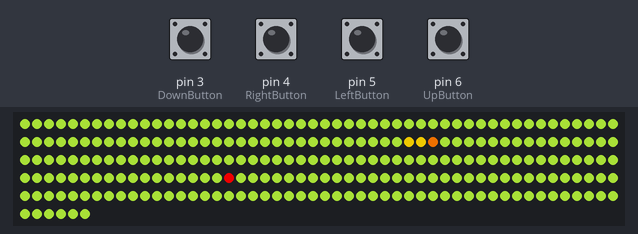
A sketch run on a simulated Arduino Uno, built with avr-gcc and run on an emulated ATmega328P. Parts: 256 RGB LEDs in strip order, left to right, continuing on the next row. The test bench sets the inputs (shaded band); at power-on: pin 3 (DownButton), pin 4 (RightButton), pin 5 (LeftButton), pin 6 (UpButton) HIGH. Random numbers use the default seed unless the sketch sets one.

Above: at 0.94 s.
1.3 s: pin 5 (LeftButton) pulled LOW for 1 s
2.9 s: pin 3 (DownButton) pulled LOW for 1 s
4.5 s: pin 4 (RightButton) pulled LOW for 0.15 s
5.2 s: pin 6 (UpButton) pulled LOW for 0.15 s
5.9 s: pin 3 (DownButton) pulled LOW for 0.15 s
6.6 s: pin 6 (UpButton) pulled LOW for 1 s
Timing chart, 0 to 9.2 s (numbered marks = the images above; inputs shaded):
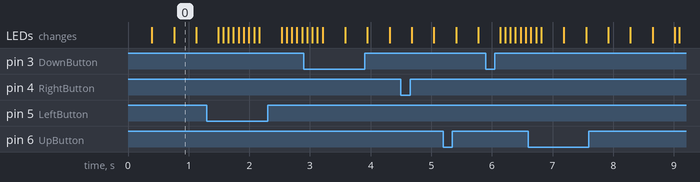

The sketch:

code.ino
```cpp
#include <stdlib.h>
#include <Adafruit_NeoPixel.h>

// node simulates an rgb led
// it is used to store snake as a list of nodes
typedef struct Node{
  int position;
  struct Node* next;

}Node;

// the snake structure that holds its nodes as a linked list
typedef struct Snake{
  int next_move;
  Node* tail;
  Node* head;

}Snake;

// buttons for moving snake
// each should be connected to provided pin number in the arduino
const int UpButton = 6;
const int RightButton = 4;
const int LeftButton = 5;
const int DownButton = 3;

// this variable stores the balls possition
int ball;
Snake* snake;
// the main board of game containing 256 rgb led's
// led is connected to pin 2 of arduino
//it is being handeld only with one pin
Adafruit_NeoPixel led_display = Adafruit_NeoPixel(256, 2, NEO_GRB + NEO_KHZ800);


void initialize_snake(void);
void display_snake(void);
void display_ground(void);
void display_ball(void);
void move_snake(void);
void initialize_ball(void);
void lost(void);

void setup() {
//  initialize base components
  led_display.begin();
  led_display.setBrightness(200);
  led_display.show();
  initialize_snake();
  initialize_ball();

// set input pins to navigating the snake
  pinMode(UpButton, INPUT_PULLUP);
  pinMode(RightButton, INPUT_PULLUP);
  pinMode(LeftButton, INPUT_PULLUP);
  pinMode(DownButton, INPUT_PULLUP);
}


void loop() {

  display_ground();
  display_snake();
  display_ball();
  led_display.show();

// specifiy the next move of snake
// this piece of code is executing 7 times for betterize reading from input
// otherwize the player may push button when delay is called and input is lost
  for(size_t i = 0; i < 7; i++){

    byte up_state=digitalRead(UpButton);
    byte down_state=digitalRead(DownButton);
    byte right_state=digitalRead(RightButton);
    byte left_state=digitalRead(LeftButton);

    if(LOW==up_state){
      snake->next_move=-16;
    }
    else if(LOW==down_state){
      snake->next_move=16;
    }
    else if(LOW==right_state){
      snake->next_move=1;
    }
    else if(LOW==left_state){
      snake->next_move=-1;
    }
    delay(50);
  }

// move the snake based on last move and buttons
  move_snake();

}

void initialize_ball(void){

  // set a random possition for bull
  // it wont be part of snake
  int finished=1;

  do{

    finished=1;
    ball = rand() % 256;

    Node* current=snake->tail;

    while(current != NULL){
      if (current->position == ball){
        finished=0;
      }

      current=current->next;
    }

  }while(finished == 0);
}

void move_snake(void){
  // find next position the snake should move
  int current_position=snake->head->position;
  int next_position = current_position + snake->next_move;

// check the move is allowed
  if (next_position > 255 || next_position < 0){
    lost();
    return;
  }

  if(((current_position - next_position) == -1) && (current_position % 16 == 15)){
    lost();
    return;
  }

  if(((current_position - next_position) == 1) && (current_position % 16 == 0)){
    lost();
    return;
  }

  Node* current=snake->tail;

  while(current != NULL){
    if (current->position == next_position){
      lost();
      return;
    }

    current=current->next;
  }

  int eated_ball=0;

// checking that ball is eated or not
  if (next_position == ball){
    eated_ball=1;
    initialize_ball();
  }

  Node* new_head=(Node*)calloc(1, sizeof(Node));
  new_head->position=next_position;
  snake->head->next = new_head;
  snake->head=new_head;

  if(0==eated_ball){
    Node* tail=snake->tail;
    snake->tail=tail->next;
    free(tail);
  }

}


void display_ground(void){
  for(size_t i = 0; i < 256; i++){
    led_display.setPixelColor(i,154,205,50);
  }
}

void display_snake(void){

  Node* current=snake->tail;

  while(current != NULL){

    led_display.setPixelColor(current->position, 255, 215, 0);
    current=current->next;
  }
  //display head of snake with different color for better ui:)
  led_display.setPixelColor(snake->head->position, 255, 120, 0);

}

void display_ball(void){
  led_display.setPixelColor(ball, 255, 0, 0);

}

void initialize_snake(void){

  Node* node1=(Node*)calloc(1, sizeof(Node));
  Node* node2=(Node*)calloc(1, sizeof(Node));
  Node* node3=(Node*)calloc(1, sizeof(Node));

  node1->position=80;
  node2->position=81;
  node3->position=82;

  node1->next=node2;
  node2->next=node3;

  snake=(Snake*)calloc(1, sizeof(Snake));
  snake->next_move=1;
  snake->tail=node1;
  snake->head=node3;

}

void lost(void){

  for(int i = 0; i < 4; i++){
    for(size_t i = 0; i < 256; i++){
      led_display.setPixelColor(i, 255, 0, 0);
    }
    led_display.show();
    delay(70);

    for(size_t i = 0; i < 256; i++){
      led_display.setPixelColor(i, 0, 0, 0);
    }
    led_display.show();
    delay(70);
  }

  initialize_snake();
  initialize_ball();
}
```
